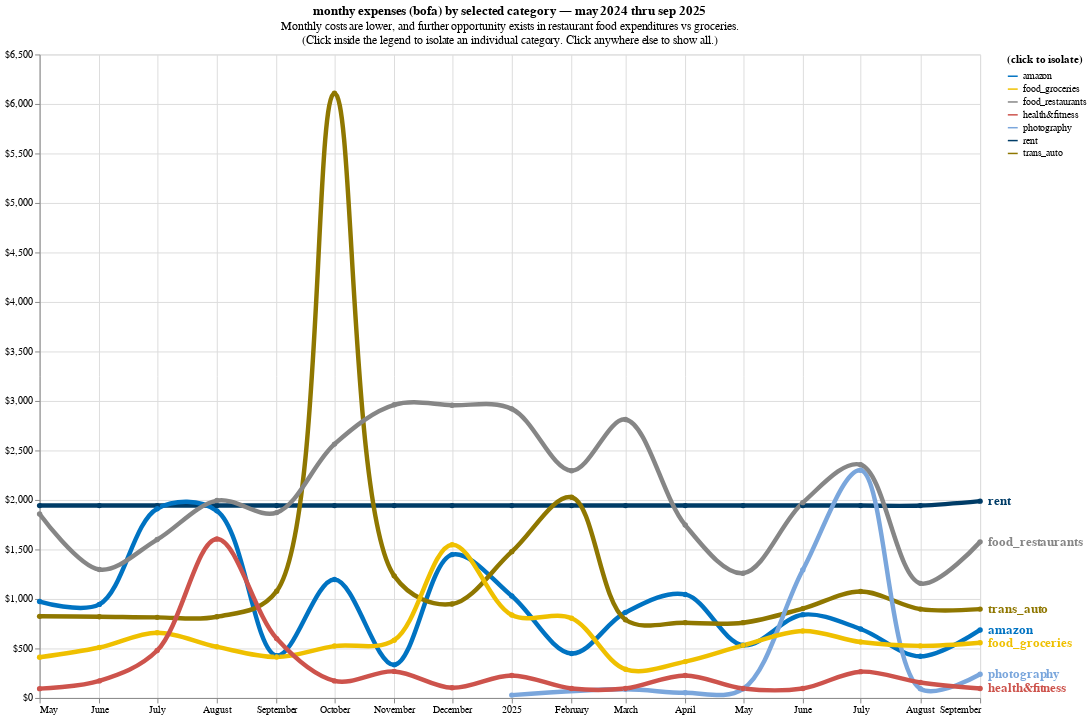

Write notebook code for a chart like this one.
### Code cell
display(df_categorized.head(2))

categories = [
    'health&fitness',
    'photography',
    'amazon',
    'rent',
    'trans_auto',
    'food_groceries',
    'food_restaurants',
]

selection = alt.selection_point(fields=['Category'], bind='legend')

monthly_totals_by_category = alt.Chart(
    df_categorized.filter(
        pl.col('Category').is_in(categories)
    ).group_by_dynamic(index_column='Date', every='1mo', group_by='Category').agg(
        pl.col('Expense').sum().round(2),
    ),
    title=alt.Title(
        'monthy expenses (bofa) by selected category — may 2024 thru sep 2025',
        subtitle=[
            'Monthly costs are lower, and further opportunity exists in restaurant food expenditures vs groceries.',
            '(Click inside the legend to isolate an individual category. Click anywhere else to show all.)',
        ]
    ),
    width=950,
    height=650,
).mark_line(
    size=4.5,
    opacity=base_opacity,
    interpolate='catmull-rom',
    point=True,
).encode(
    x=alt.X('Date', title=''),
    y=alt.Y('Expense', title='', axis=alt.Axis(format="$,d")),
    color=alt.Color(
        'Category:N',
        title='(click to isolate)',
        #scale=alt.Scale(scheme='set2'),
        scale=alt.Scale(range=jco_colors),
        legend=alt.Legend(symbolType='stroke')
    ),
    tooltip='custom_tooltip:N',
    opacity=alt.when(selection).then(alt.value(1)).otherwise(alt.value(0.1)),
).add_params(
    selection
).transform_calculate(
    custom_tooltip='"$" + datum.Expense + " (" + datum.Category + ")"'
)

text_overlay = alt.Chart(
    df_categorized.filter(
        pl.col('Category').is_in(categories),
        pl.col('Date') >= datetime(2025, 9, 1),
    ).group_by('Category').agg(
        pl.lit(datetime(2025, 9, 1)).alias('Date'),
        pl.col('Expense').sum(),
    ),
).mark_point().mark_text(
    baseline='middle',
    align='left',
    dx=8,
    size=13,
    fontWeight='bold',
).encode(
    x='Date',
    y='Expense',
    text='Category',
    color='Category',
)

monthly_totals_by_category + text_overlay

### Figure 1 — Vega-Lite specification as saved in the notebook (floating-point values rounded to 4 significant figures)
{"usermeta": {"embedOptions": {"theme": "ggplot2"}}, "config": {"view": {"continuousWidth": 300, "continuousHeight": 300}}, "layer": [{"data": {"name": "data-3df52be763ea2948d76d1a869748f12f"}, "mark": {"type": "line", "interpolate": "catmull-rom", "opacity": 0.6, "point": true, "size": 4.5}, "encoding": {"color": {"field": "Category", "legend": {"symbolType": "stroke"}, "scale": {"range": ["#0073C2", "#EFC000", "#868686", "#CD534C", "#7AA6DC", "#003C67", "#8F7700", "#3B3B3B", "#A73030", "#4A6990"]}, "title": "(click to isolate)", "type": "nominal"}, "opacity": {"condition": [{"param": "param_1", "value": 1}], "value": 0.1}, "tooltip": {"field": "custom_tooltip", "type": "nominal"}, "x": {"field": "Date", "title": "", "type": "temporal"}, "y": {"axis": {"format": "$,d"}, "field": "Expense", "title": "", "type": "quantitative"}}, "name": "view_1", "title": {"text": "monthy expenses (bofa) by selected category — may 2024 thru sep 2025", "subtitle": ["Monthly costs are lower, and further opportunity exists in restaurant food expenditures vs groceries.", "(Click inside the legend to isolate an individual category. Click anywhere else to show all.)"]}, "transform": [{"calculate": "\"$\" + datum.Expense + \" (\" + datum.Category + \")\"", "as": "custom_tooltip"}]}, {"data": {"name": "data-3a1db7dc5e04af4427b1509cceabe349"}, "mark": {"type": "text", "align": "left", "baseline": "middle", "dx": 8, "fontWeight": "bold", "size": 13}, "encoding": {"color": {"field": "Category", "type": "nominal"}, "text": {"field": "Category", "type": "nominal"}, "x": {"field": "Date", "type": "temporal"}, "y": {"field": "Expense", "type": "quantitative"}}}], "height": 650, "params": [{"name": "param_1", "select": {"type": "point", "fields": ["Category"]}, "bind": "legend", "views": ["view_1"]}], "width": 950, "$schema": "https://vega.github.io/schema/vega-lite/v5.20.1.json", "datasets": {"data-3df52be763ea2948d76d1a869748f12f": [{"Category": "rent", "Date": "2024-05-01T00:00:00", "Expense": 1943.0}, {"Category": "rent", "Date": "2024-06-01T00:00:00", "Expense": 1943.0}, {"Category": "rent", "Date": "2024-07-01T00:00:00", "Expense": 1943.0}, {"Category": "rent", "Date": "2024-08-01T00:00:00", "Expense": 1943.0}, {"Category": "rent", "Date": "2024-09-01T00:00:00", "Expense": 1943.0}, {"Category": "rent", "Date": "2024-10-01T00:00:00", "Expense": 1943.0}, {"Category": "rent", "Date": "2024-11-01T00:00:00", "Expense": 1943.0}, {"Category": "rent", "Date": "2024-12-01T00:00:00", "Expense": 1943.0}, {"Category": "rent", "Date": "2025-01-01T00:00:00", "Expense": 1943.0}, {"Category": "rent", "Date": "2025-02-01T00:00:00", "Expense": 1943.0}, {"Category": "rent", "Date": "2025-03-01T00:00:00", "Expense": 1943.0}, {"Category": "rent", "Date": "2025-04-01T00:00:00", "Expense": 1943.0}, {"Category": "rent", "Date": "2025-05-01T00:00:00", "Expense": 1943.0}, {"Category": "rent", "Date": "2025-06-01T00:00:00", "Expense": 1943.0}, {"Category": "rent", "Date": "2025-07-01T00:00:00", "Expense": 1943.0}, {"Category": "rent", "Date": "2025-08-01T00:00:00", "Expense": 1943.0}, {"Category": "rent", "Date": "2025-09-01T00:00:00", "Expense": 1988.0}, {"Category": "amazon", "Date": "2024-05-01T00:00:00", "Expense": 973.9}, {"Category": "amazon", "Date": "2024-06-01T00:00:00", "Expense": 945.1}, {"Category": "amazon", "Date": "2024-07-01T00:00:00", "Expense": 1912.0}, {"Category": "amazon", "Date": "2024-08-01T00:00:00", "Expense": 1890.0}, {"Category": "amazon", "Date": "2024-09-01T00:00:00", "Expense": 426.8}, {"Category": "amazon", "Date": "2024-10-01T00:00:00", "Expense": 1197.0}, {"Category": "amazon", "Date": "2024-11-01T00:00:00", "Expense": 334.2}, {"Category": "amazon", "Date": "2024-12-01T00:00:00", "Expense": 1448.0}, {"Category": "amazon", "Date": "2025-01-01T00:00:00", "Expense": 1030.0}, {"Category": "amazon", "Date": "2025-02-01T00:00:00", "Expense": 449.0}, {"Category": "amazon", "Date": "2025-03-01T00:00:00", "Expense": 864.7}, {"Category": "amazon", "Date": "2025-04-01T00:00:00", "Expense": 1046.0}, {"Category": "amazon", "Date": "2025-05-01T00:00:00", "Expense": 533.3}, {"Category": "amazon", "Date": "2025-06-01T00:00:00", "Expense": 841.3}, {"Category": "amazon", "Date": "2025-07-01T00:00:00", "Expense": 696.6}, {"Category": "amazon", "Date": "2025-08-01T00:00:00", "Expense": 420.4}, {"Category": "amazon", "Date": "2025-09-01T00:00:00", "Expense": 686.9}, {"Category": "trans_auto", "Date": "2024-05-01T00:00:00", "Expense": 824.3}, {"Category": "trans_auto", "Date": "2024-06-01T00:00:00", "Expense": 820.6}, {"Category": "trans_auto", "Date": "2024-07-01T00:00:00", "Expense": 814.0}, {"Category": "trans_auto", "Date": "2024-08-01T00:00:00", "Expense": 820.0}, {"Category": "trans_auto", "Date": "2024-09-01T00:00:00", "Expense": 1079.0}, {"Category": "trans_auto", "Date": "2024-10-01T00:00:00", "Expense": 6109.0}, {"Category": "trans_auto", "Date": "2024-11-01T00:00:00", "Expense": 1233.0}, {"Category": "trans_auto", "Date": "2024-12-01T00:00:00", "Expense": 948.9}, {"Category": "trans_auto", "Date": "2025-01-01T00:00:00", "Expense": 1478.0}, {"Category": "trans_auto", "Date": "2025-02-01T00:00:00", "Expense": 2027.0}, {"Category": "trans_auto", "Date": "2025-03-01T00:00:00", "Expense": 790.3}, {"Category": "trans_auto", "Date": "2025-04-01T00:00:00", "Expense": 760.5}, {"Category": "trans_auto", "Date": "2025-05-01T00:00:00", "Expense": 760.5}, {"Category": "trans_auto", "Date": "2025-06-01T00:00:00", "Expense": 902.6}, {"Category": "trans_auto", "Date": "2025-07-01T00:00:00", "Expense": 1074.0}, {"Category": "trans_auto", "Date": "2025-08-01T00:00:00", "Expense": 897.5}, {"Category": "trans_auto", "Date": "2025-09-01T00:00:00", "Expense": 897.5}, {"Category": "photography", "Date": "2025-01-01T00:00:00", "Expense": 28.69}, {"Category": "photography", "Date": "2025-03-01T00:00:00", "Expense": 87.0}, {"Category": "photography", "Date": "2025-04-01T00:00:00", "Expense": 52.4}, {"Category": "photography", "Date": "2025-05-01T00:00:00", "Expense": 91.45}, {"Category": "photography", "Date": "2025-06-01T00:00:00", "Expense": 1293.0}, {"Category": "photography", "Date": "2025-07-01T00:00:00", "Expense": 2299.0}, {"Category": "photography", "Date": "2025-08-01T00:00:00", "Expense": 92.19}, {"Category": "photography", "Date": "2025-09-01T00:00:00", "Expense": 238.8}, {"Category": "food_groceries", "Date": "2024-05-01T00:00:00", "Expense": 410.7}, {"Category": "food_groceries", "Date": "2024-06-01T00:00:00", "Expense": 509.3}, {"Category": "food_groceries", "Date": "2024-07-01T00:00:00", "Expense": 659.3}, {"Category": "food_groceries", "Date": "2024-08-01T00:00:00", "Expense": 516.3}, {"Category": "food_groceries", "Date": "2024-09-01T00:00:00", "Expense": 413.7}, {"Category": "food_groceries", "Date": "2024-10-01T00:00:00", "Expense": 523.9}, {"Category": "food_groceries", "Date": "2024-11-01T00:00:00", "Expense": 583.5}, {"Category": "food_groceries", "Date": "2024-12-01T00:00:00", "Expense": 1548.0}, {"Category": "food_groceries", "Date": "2025-01-01T00:00:00", "Expense": 837.2}, {"Category": "food_groceries", "Date": "2025-02-01T00:00:00", "Expense": 804.5}, {"Category": "food_groceries", "Date": "2025-03-01T00:00:00", "Expense": 289.5}, {"Category": "food_groceries", "Date": "2025-04-01T00:00:00", "Expense": 366.9}, {"Category": "food_groceries", "Date": "2025-05-01T00:00:00", "Expense": 531.2}, {"Category": "food_groceries", "Date": "2025-06-01T00:00:00", "Expense": 677.1}, {"Category": "food_groceries", "Date": "2025-07-01T00:00:00", "Expense": 564.7}, {"Category": "food_groceries", "Date": "2025-08-01T00:00:00", "Expense": 525.9}, {"Category": "food_groceries", "Date": "2025-09-01T00:00:00", "Expense": 557.6}, {"Category": "health&fitness", "Date": "2024-05-01T00:00:00", "Expense": 94.1}, {"Category": "health&fitness", "Date": "2024-06-01T00:00:00", "Expense": 172.1}, {"Category": "health&fitness", "Date": "2024-07-01T00:00:00", "Expense": 479.0}, {"Category": "health&fitness", "Date": "2024-08-01T00:00:00", "Expense": 1605.0}, {"Category": "health&fitness", "Date": "2024-09-01T00:00:00", "Expense": 599.3}, {"Category": "health&fitness", "Date": "2024-10-01T00:00:00", "Expense": 172.1}, {"Category": "health&fitness", "Date": "2024-11-01T00:00:00", "Expense": 268.1}, {"Category": "health&fitness", "Date": "2024-12-01T00:00:00", "Expense": 103.1}, {"Category": "health&fitness", "Date": "2025-01-01T00:00:00", "Expense": 227.6}, {"Category": "health&fitness", "Date": "2025-02-01T00:00:00", "Expense": 95.61}, {"Category": "health&fitness", "Date": "2025-03-01T00:00:00", "Expense": 95.61}, {"Category": "health&fitness", "Date": "2025-04-01T00:00:00", "Expense": 227.6}, {"Category": "health&fitness", "Date": "2025-05-01T00:00:00", "Expense": 95.61}, {"Category": "health&fitness", "Date": "2025-06-01T00:00:00", "Expense": 95.61}, {"Category": "health&fitness", "Date": "2025-07-01T00:00:00", "Expense": 265.5}, {"Category": "health&fitness", "Date": "2025-08-01T00:00:00", "Expense": 156.4}, {"Category": "health&fitness", "Date": "2025-09-01T00:00:00", "Expense": 95.61}, {"Category": "food_restaurants", "Date": "2024-05-01T00:00:00", "Expense": 1858.0}, {"Category": "food_restaurants", "Date": "2024-06-01T00:00:00", "Expense": 1297.0}, {"Category": "food_restaurants", "Date": "2024-07-01T00:00:00", "Expense": 1600.0}, {"Category": "food_restaurants", "Date": "2024-08-01T00:00:00", "Expense": 1994.0}, {"Category": "food_restaurants", "Date": "2024-09-01T00:00:00", "Expense": 1872.0}, {"Category": "food_restaurants", "Date": "2024-10-01T00:00:00", "Expense": 2564.0}, {"Category": "food_restaurants", "Date": "2024-11-01T00:00:00", "Expense": 2961.0}, {"Category": "food_restaurants", "Date": "2024-12-01T00:00:00", "Expense": 2957.0}, {"Category": "food_restaurants", "Date": "2025-01-01T00:00:00", "Expense": 2920.0}, {"Category": "food_restaurants", "Date": "2025-02-01T00:00:00", "Expense": 2295.0}, {"Category": "food_restaurants", "Date": "2025-03-01T00:00:00", "Expense": 2813.0}, {"Category": "food_restaurants", "Date": "2025-04-01T00:00:00", "Expense": 1746.0}, {"Category": "food_restaurants", "Date": "2025-05-01T00:00:00", "Expense": 1260.0}, {"Category": "food_restaurants", "Date": "2025-06-01T00:00:00", "Expense": 1973.0}, {"Category": "food_restaurants", "Date": "2025-07-01T00:00:00", "Expense": 2356.0}, {"Category": "food_restaurants", "Date": "2025-08-01T00:00:00", "Expense": 1158.0}, {"Category": "food_restaurants", "Date": "2025-09-01T00:00:00", "Expense": 1577.0}], "data-3a1db7dc5e04af4427b1509cceabe349": [{"Category": "food_restaurants", "Date": "2025-09-01T00:00:00", "Expense": 1577.0}, {"Category": "rent", "Date": "2025-09-01T00:00:00", "Expense": 1988.0}, {"Category": "amazon", "Date": "2025-09-01T00:00:00", "Expense": 686.9}, {"Category": "health&fitness", "Date": "2025-09-01T00:00:00", "Expense": 95.61}, {"Category": "food_groceries", "Date": "2025-09-01T00:00:00", "Expense": 557.6}, {"Category": "trans_auto", "Date": "2025-09-01T00:00:00", "Expense": 897.5}, {"Category": "photography", "Date": "2025-09-01T00:00:00", "Expense": 238.8}]}}
